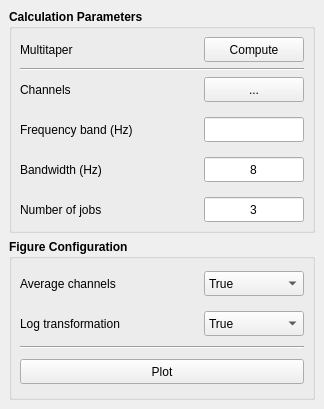
<?xml version="1.0" encoding="UTF-8"?>
<ui version="4.0">
 <class>MainWindow</class>
 <widget class="QMainWindow" name="MainWindow">
  <property name="geometry">
   <rect>
    <x>0</x>
    <y>0</y>
    <width>324</width>
    <height>409</height>
   </rect>
  </property>
  <property name="minimumSize">
   <size>
    <width>324</width>
    <height>409</height>
   </size>
  </property>
  <property name="maximumSize">
   <size>
    <width>324</width>
    <height>409</height>
   </size>
  </property>
  <property name="font">
   <font>
    <family>Ubuntu</family>
   </font>
  </property>
  <property name="windowTitle">
   <string>MainWindow</string>
  </property>
  <widget class="QWidget" name="centralwidget">
   <layout class="QVBoxLayout" name="verticalLayout_7">
    <item>
     <widget class="QGroupBox" name="groupBox">
      <property name="font">
       <font>
        <weight>75</weight>
        <bold>true</bold>
       </font>
      </property>
      <property name="title">
       <string>Calculation Parameters</string>
      </property>
      <layout class="QVBoxLayout" name="verticalLayout_3">
       <property name="leftMargin">
        <number>8</number>
       </property>
       <property name="topMargin">
        <number>8</number>
       </property>
       <property name="rightMargin">
        <number>8</number>
       </property>
       <property name="bottomMargin">
        <number>8</number>
       </property>
       <item>
        <layout class="QHBoxLayout" name="horizontalLayout">
         <item>
          <widget class="QLabel" name="Multitaper_method_lb">
           <property name="minimumSize">
            <size>
             <width>0</width>
             <height>25</height>
            </size>
           </property>
           <property name="maximumSize">
            <size>
             <width>16777215</width>
             <height>25</height>
            </size>
           </property>
           <property name="font">
            <font>
             <weight>50</weight>
             <bold>false</bold>
            </font>
           </property>
           <property name="text">
            <string>Multitaper</string>
           </property>
          </widget>
         </item>
         <item>
          <spacer name="horizontalSpacer_2">
           <property name="orientation">
            <enum>Qt::Horizontal</enum>
           </property>
           <property name="sizeHint" stdset="0">
            <size>
             <width>40</width>
             <height>20</height>
            </size>
           </property>
          </spacer>
         </item>
         <item>
          <widget class="QPushButton" name="_compute_btn">
           <property name="minimumSize">
            <size>
             <width>100</width>
             <height>25</height>
            </size>
           </property>
           <property name="maximumSize">
            <size>
             <width>100</width>
             <height>25</height>
            </size>
           </property>
           <property name="font">
            <font>
             <weight>50</weight>
             <bold>false</bold>
            </font>
           </property>
           <property name="text">
            <string>Compute</string>
           </property>
           <property name="shortcut">
            <string>Return</string>
           </property>
          </widget>
         </item>
        </layout>
       </item>
       <item>
        <widget class="Line" name="line">
         <property name="orientation">
          <enum>Qt::Horizontal</enum>
         </property>
        </widget>
       </item>
       <item>
        <layout class="QHBoxLayout" name="horizontalLayout_2">
         <property name="spacing">
          <number>35</number>
         </property>
         <item>
          <layout class="QVBoxLayout" name="verticalLayout_2">
           <property name="spacing">
            <number>15</number>
           </property>
           <item>
            <widget class="QLabel" name="_chan_lb">
             <property name="minimumSize">
              <size>
               <width>100</width>
               <height>25</height>
              </size>
             </property>
             <property name="maximumSize">
              <size>
               <width>100</width>
               <height>25</height>
              </size>
             </property>
             <property name="font">
              <font>
               <family>Ubuntu</family>
               <pointsize>9</pointsize>
               <weight>50</weight>
               <italic>false</italic>
               <bold>false</bold>
              </font>
             </property>
             <property name="text">
              <string>Channels</string>
             </property>
            </widget>
           </item>
           <item>
            <widget class="QLabel" name="_freq_band_lb">
             <property name="minimumSize">
              <size>
               <width>0</width>
               <height>25</height>
              </size>
             </property>
             <property name="maximumSize">
              <size>
               <width>16777215</width>
               <height>25</height>
              </size>
             </property>
             <property name="font">
              <font>
               <weight>50</weight>
               <bold>false</bold>
              </font>
             </property>
             <property name="text">
              <string>Frequency band (Hz)</string>
             </property>
            </widget>
           </item>
           <item>
            <widget class="QLabel" name="_bandwidth_lb">
             <property name="minimumSize">
              <size>
               <width>100</width>
               <height>25</height>
              </size>
             </property>
             <property name="maximumSize">
              <size>
               <width>200</width>
               <height>25</height>
              </size>
             </property>
             <property name="font">
              <font>
               <family>Ubuntu</family>
               <pointsize>9</pointsize>
               <weight>50</weight>
               <italic>false</italic>
               <bold>false</bold>
              </font>
             </property>
             <property name="text">
              <string>Bandwidth (Hz)</string>
             </property>
            </widget>
           </item>
           <item>
            <widget class="QLabel" name="_n_jobs_lb">
             <property name="minimumSize">
              <size>
               <width>0</width>
               <height>25</height>
              </size>
             </property>
             <property name="maximumSize">
              <size>
               <width>16777215</width>
               <height>25</height>
              </size>
             </property>
             <property name="font">
              <font>
               <weight>50</weight>
               <bold>false</bold>
              </font>
             </property>
             <property name="text">
              <string>Number of jobs</string>
             </property>
            </widget>
           </item>
          </layout>
         </item>
         <item>
          <layout class="QVBoxLayout" name="verticalLayout">
           <property name="spacing">
            <number>15</number>
           </property>
           <item>
            <widget class="QToolButton" name="_select_chan_btn">
             <property name="minimumSize">
              <size>
               <width>100</width>
               <height>25</height>
              </size>
             </property>
             <property name="maximumSize">
              <size>
               <width>100</width>
               <height>25</height>
              </size>
             </property>
             <property name="font">
              <font>
               <weight>50</weight>
               <bold>false</bold>
              </font>
             </property>
             <property name="text">
              <string>...</string>
             </property>
            </widget>
           </item>
           <item>
            <widget class="QLineEdit" name="_freq_band_le">
             <property name="minimumSize">
              <size>
               <width>100</width>
               <height>25</height>
              </size>
             </property>
             <property name="maximumSize">
              <size>
               <width>100</width>
               <height>25</height>
              </size>
             </property>
             <property name="font">
              <font>
               <weight>50</weight>
               <bold>false</bold>
              </font>
             </property>
             <property name="focusPolicy">
              <enum>Qt::ClickFocus</enum>
             </property>
             <property name="alignment">
              <set>Qt::AlignCenter</set>
             </property>
            </widget>
           </item>
           <item>
            <widget class="QLineEdit" name="_bandwidth_le">
             <property name="minimumSize">
              <size>
               <width>100</width>
               <height>25</height>
              </size>
             </property>
             <property name="maximumSize">
              <size>
               <width>100</width>
               <height>25</height>
              </size>
             </property>
             <property name="font">
              <font>
               <weight>50</weight>
               <bold>false</bold>
              </font>
             </property>
             <property name="focusPolicy">
              <enum>Qt::ClickFocus</enum>
             </property>
             <property name="text">
              <string>8</string>
             </property>
             <property name="alignment">
              <set>Qt::AlignCenter</set>
             </property>
            </widget>
           </item>
           <item>
            <widget class="QLineEdit" name="_n_jobs_le">
             <property name="minimumSize">
              <size>
               <width>100</width>
               <height>25</height>
              </size>
             </property>
             <property name="maximumSize">
              <size>
               <width>100</width>
               <height>25</height>
              </size>
             </property>
             <property name="font">
              <font>
               <weight>50</weight>
               <bold>false</bold>
              </font>
             </property>
             <property name="focusPolicy">
              <enum>Qt::ClickFocus</enum>
             </property>
             <property name="text">
              <string>3</string>
             </property>
             <property name="alignment">
              <set>Qt::AlignCenter</set>
             </property>
            </widget>
           </item>
          </layout>
         </item>
        </layout>
       </item>
      </layout>
     </widget>
    </item>
    <item>
     <widget class="QGroupBox" name="groupBox_2">
      <property name="font">
       <font>
        <weight>75</weight>
        <bold>true</bold>
       </font>
      </property>
      <property name="title">
       <string>Figure Configuration</string>
      </property>
      <layout class="QVBoxLayout" name="verticalLayout_4">
       <property name="leftMargin">
        <number>8</number>
       </property>
       <property name="topMargin">
        <number>8</number>
       </property>
       <property name="rightMargin">
        <number>8</number>
       </property>
       <property name="bottomMargin">
        <number>8</number>
       </property>
       <item>
        <layout class="QHBoxLayout" name="horizontalLayout_3">
         <property name="spacing">
          <number>35</number>
         </property>
         <item>
          <layout class="QVBoxLayout" name="verticalLayout_6">
           <property name="spacing">
            <number>15</number>
           </property>
           <item>
            <widget class="QLabel" name="_average_chs_lb">
             <property name="minimumSize">
              <size>
               <width>100</width>
               <height>25</height>
              </size>
             </property>
             <property name="maximumSize">
              <size>
               <width>200</width>
               <height>25</height>
              </size>
             </property>
             <property name="font">
              <font>
               <family>Ubuntu</family>
               <pointsize>9</pointsize>
               <weight>50</weight>
               <italic>false</italic>
               <bold>false</bold>
              </font>
             </property>
             <property name="text">
              <string>Average channels</string>
             </property>
            </widget>
           </item>
           <item>
            <widget class="QLabel" name="_log_trans_lb">
             <property name="minimumSize">
              <size>
               <width>100</width>
               <height>25</height>
              </size>
             </property>
             <property name="maximumSize">
              <size>
               <width>200</width>
               <height>25</height>
              </size>
             </property>
             <property name="font">
              <font>
               <family>Ubuntu</family>
               <pointsize>9</pointsize>
               <weight>50</weight>
               <italic>false</italic>
               <bold>false</bold>
              </font>
             </property>
             <property name="text">
              <string>Log transformation</string>
             </property>
            </widget>
           </item>
          </layout>
         </item>
         <item>
          <layout class="QVBoxLayout" name="verticalLayout_5">
           <property name="spacing">
            <number>15</number>
           </property>
           <item>
            <widget class="QComboBox" name="_average_chs_cbx">
             <property name="minimumSize">
              <size>
               <width>100</width>
               <height>25</height>
              </size>
             </property>
             <property name="maximumSize">
              <size>
               <width>100</width>
               <height>25</height>
              </size>
             </property>
             <property name="font">
              <font>
               <weight>50</weight>
               <bold>false</bold>
              </font>
             </property>
             <item>
              <property name="text">
               <string>True</string>
              </property>
             </item>
             <item>
              <property name="text">
               <string>False</string>
              </property>
             </item>
            </widget>
           </item>
           <item>
            <widget class="QComboBox" name="_log_trans_cbx">
             <property name="minimumSize">
              <size>
               <width>100</width>
               <height>25</height>
              </size>
             </property>
             <property name="maximumSize">
              <size>
               <width>100</width>
               <height>25</height>
              </size>
             </property>
             <property name="font">
              <font>
               <weight>50</weight>
               <bold>false</bold>
              </font>
             </property>
             <item>
              <property name="text">
               <string>True</string>
              </property>
             </item>
             <item>
              <property name="text">
               <string>False</string>
              </property>
             </item>
            </widget>
           </item>
          </layout>
         </item>
        </layout>
       </item>
       <item>
        <widget class="Line" name="line_2">
         <property name="orientation">
          <enum>Qt::Horizontal</enum>
         </property>
        </widget>
       </item>
       <item>
        <widget class="QPushButton" name="_plot_btn">
         <property name="minimumSize">
          <size>
           <width>120</width>
           <height>25</height>
          </size>
         </property>
         <property name="maximumSize">
          <size>
           <width>300</width>
           <height>25</height>
          </size>
         </property>
         <property name="font">
          <font>
           <weight>50</weight>
           <bold>false</bold>
          </font>
         </property>
         <property name="text">
          <string>Plot</string>
         </property>
        </widget>
       </item>
      </layout>
     </widget>
    </item>
   </layout>
  </widget>
 </widget>
 <resources/>
 <connections/>
</ui>
